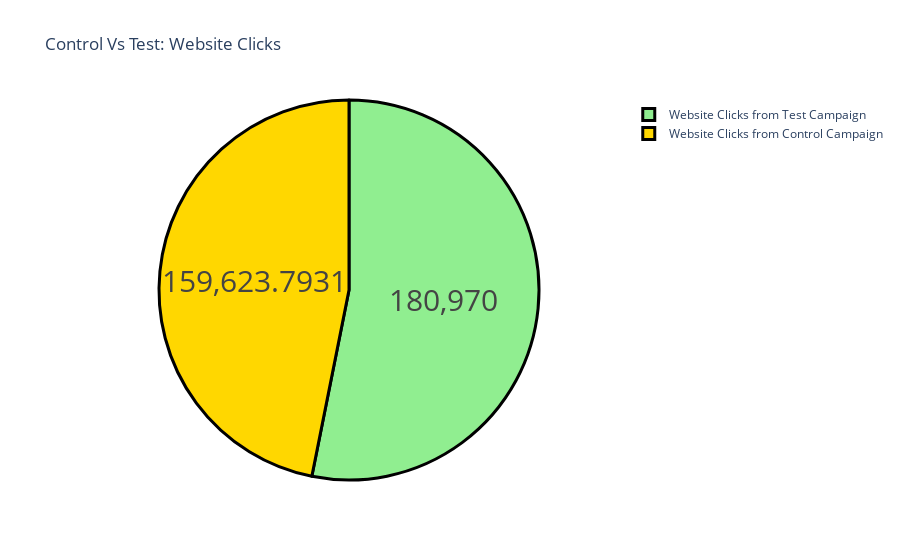

Source (notebook cell):
### Markdown cell above
The **test campaign** drove **more website searches**, showing stronger user interest. *Next, let's see how this translated into actual **website clicks** — did interest convert into action?*

### Code cell
label = ["Website Clicks from Control Campaign", 
         "Website Clicks from Test Campaign"]
counts = [sum(control_data["Website Clicks"]), 
          sum(test_data["Website Clicks"])]
colors = ['gold','lightgreen']
fig = go.Figure(data=[go.Pie(labels=label, values=counts)])
fig.update_layout(title_text='Control Vs Test: Website Clicks')
fig.update_traces(hoverinfo='label+percent', textinfo='value', 
                  textfont_size=30,
                  marker=dict(colors=colors, 
                              line=dict(color='black', width=3)))
fig.show()

### Figure 1 — Plotly figure (JSON) as saved in the notebook; plotly's stock layout.template omitted (floating-point values rounded to 4 significant figures)
{"data": [{"hoverinfo": "label+percent", "labels": ["Website Clicks from Control Campaign", "Website Clicks from Test Campaign"], "marker": {"colors": ["gold", "lightgreen"], "line": {"color": "black", "width": 3}}, "textfont": {"size": 30}, "textinfo": "value", "type": "pie", "values": [159600.0, 180970]}], "layout": {"autosize": true, "title": {"text": "Control Vs Test: Website Clicks"}}}
